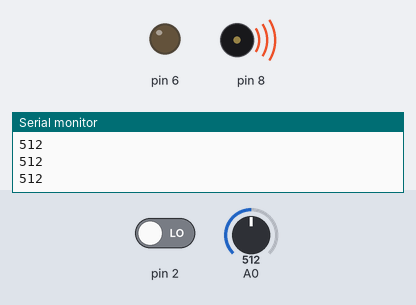
Recording of a sketch running on a simulated Arduino Uno, built with avr-gcc and run on an emulated ATmega328P. Parts: output pins drawn as LEDs (lit = HIGH), buzzer (waves = sounding), the last lines printed to the serial monitor. Inputs (shaded band) come from the test bench; at power-on: A0 = 512, pin 2 LOW.

Above: at 1.2 s.
1.3 s: A0 set to 494
At 2.5 s:
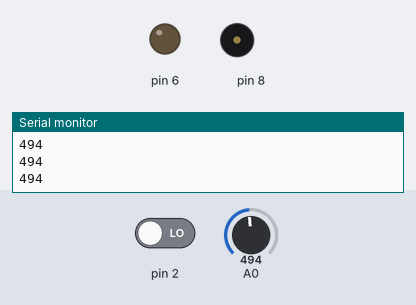
2.8 s: A0 set to 1023
At 3.9 s:
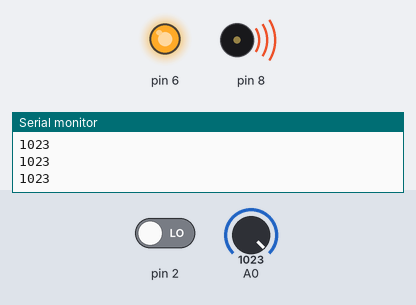
4.3 s: A0 set to 1005
At 5.4 s:
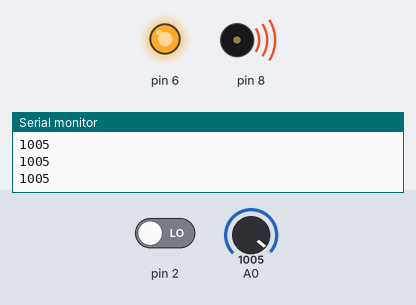
5.8 s: A0 set to 974
At 6.2 s:
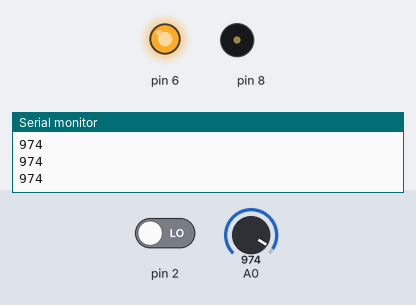
7.3 s: A0 set to 1000
At 8.5 s:
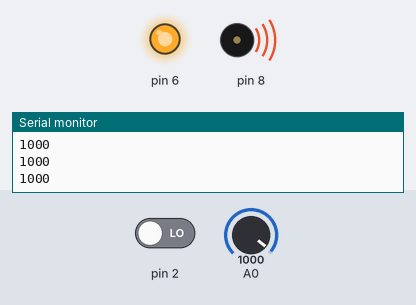
8.8 s: A0 set to 980
At 9.5 s:
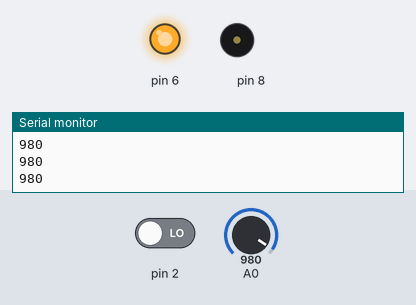
Timing chart, 0 to 11.3 s (numbered marks = the images above; inputs shaded):
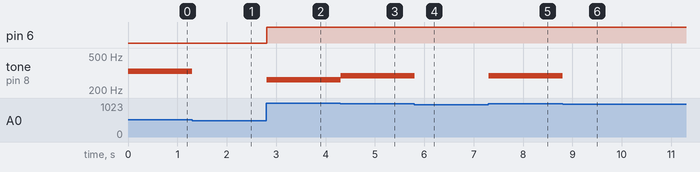

The sketch:

Arduino_Speakers.ino
```cpp
int switchState = 0;
int notes[]= {262,294,330, 349,};
void setup() {
  Serial.begin(9600);
  pinMode(6, OUTPUT);
}

void loop() {
  int keyVal = analogRead(A0);
  switchState = digitalRead(2);
  Serial.println(keyVal);
  if(keyVal == 1023){
    tone(8, notes[0]);
    digitalWrite(6, HIGH);
  }
  else if(keyVal >= 990 && keyVal <= 1010){
    tone(8, notes[1]);
  }
  else if(keyVal >= 505 && keyVal <= 515){
    tone(8, notes[2]);
  }
  else if(keyVal >= 5 && keyVal <= 10){
    tone(8, notes[3]);
  }
  else{
    noTone(8);

  }


}
```

Measured:
- the behaviour switches between 505 and 504 on A0 (found by bisection; images 0 and 1)
- the behaviour switches between 990 and 989 on A0 (found by bisection; images 3 and 4)
- after the input at 1.3 s, tone on pin 8: 330 Hz → silent at once
- after the input at 2.8 s, pin 6: LOW → HIGH at once; tone on pin 8: silent → 262 Hz at once
- after the input at 4.3 s, tone on pin 8: 262 Hz → 294 Hz at once
- after the input at 5.8 s, tone on pin 8: 294 Hz → silent at once
- after the input at 7.3 s, tone on pin 8: silent → 294 Hz at once
- after the input at 8.8 s, tone on pin 8: 294 Hz → silent at once
